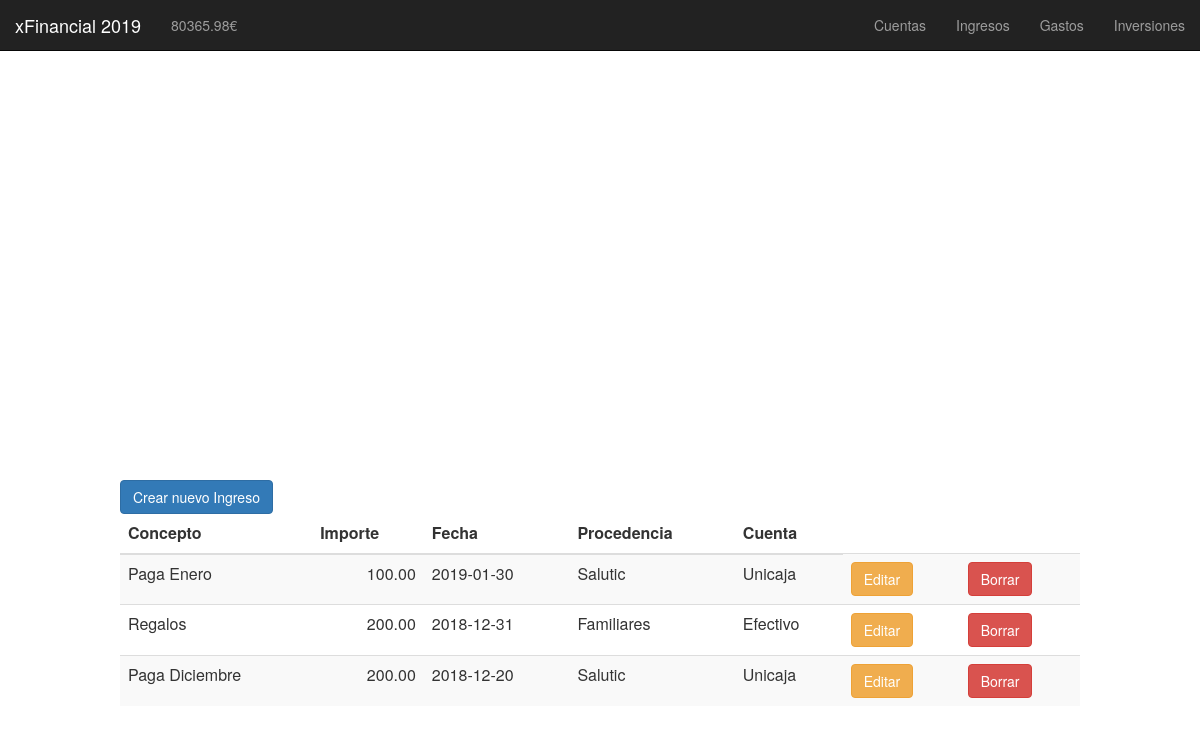
The page /ingresos.php on the database as committed earlier.
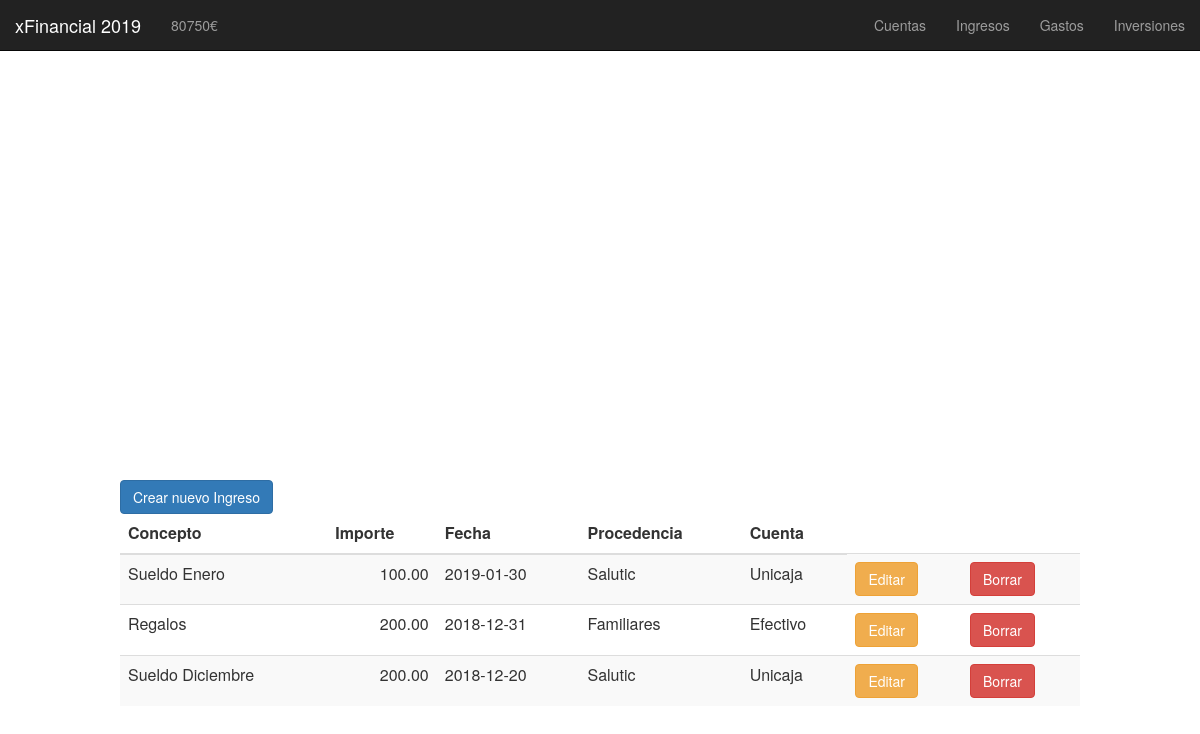
The same page on the database as committed later.
### tables this page shows
CREATE TABLE ingresos (
	id INT PRIMARY KEY AUTO_INCREMENT,
	importe DECIMAL(8,2),  
    concepto VARCHAR(50),  
    fecha DATE,  
    procedencia VARCHAR(50),  
    cuenta VARCHAR(50)  
);

### functions/ingresos/mostrar_ingresos_edit.php (the view, shortened to what this page needs)
<td>
    <button type="button" class="btn btn-warning" data-toggle="modal" data-target="#modal_editar_<?php echo $row['id'] ;?>">
    Editar
    </button>
</td>
<td>
    <button type="button" class="btn btn-danger" data-toggle="modal" data-target="#modal_borrar_<?php echo $row['id'] ;?>">
    Borrar
    </button>
</td>

### functions/patrimonio/mostrar_patrimonio.php (shortened to what this page needs)
<?php
$patrimonio = 0;
$res = mysql_query("SELECT * FROM cuentas")
or die(mysql_error());
while($row = mysql_fetch_array( $res )) {
    $patrimonio = $patrimonio + $row['saldo'];
}
$res2 = mysql_query("SELECT * FROM inversiones WHERE vendida = 0")
or die(mysql_error());
while($row = mysql_fetch_array( $res2 )) {
    $patrimonio = $patrimonio + $row['valor_actual'];
}
echo $patrimonio."€";
?>

### functions/ingresos/mostrar_ingresos.php (shortened to what this page needs)
<table class="table table-striped">
    <thead>
    <tr>
        <th>Concepto</th>
        <th>Importe</th>
        <th>Fecha</th>
        <th>Procedencia</th>
        <th>Cuenta</th>
    </tr>
    </thead>
<?php
$res = mysql_query("SELECT * FROM ingresos ORDER BY fecha DESC")
or die(mysql_error());
while($row = mysql_fetch_array( $res )) {?>
    <tr>
        <td><?php echo $row['concepto'];?></td>
        <td style="text-align:right;"><?php echo $row['importe'];?></td>
        <td><?php echo $row['fecha'];?></td>
        <td><?php echo $row['procedencia'];?></td>
        <td><?php echo $row['cuenta'];?></td>
        <?php
            if ($editar == 1) {
                require "mostrar_ingresos_edit.php";
            }
        ?>
    </tr>
<?php } ?>
</table>

Rows that differ between the two databases and show on the page:
changed ingresos: concepto "Paga Enero" → "Sueldo Enero"
changed ingresos: concepto "Paga Diciembre" → "Sueldo Diciembre"
Other text that changed with them:
$patrimonio: "80365.98" → "80750"
